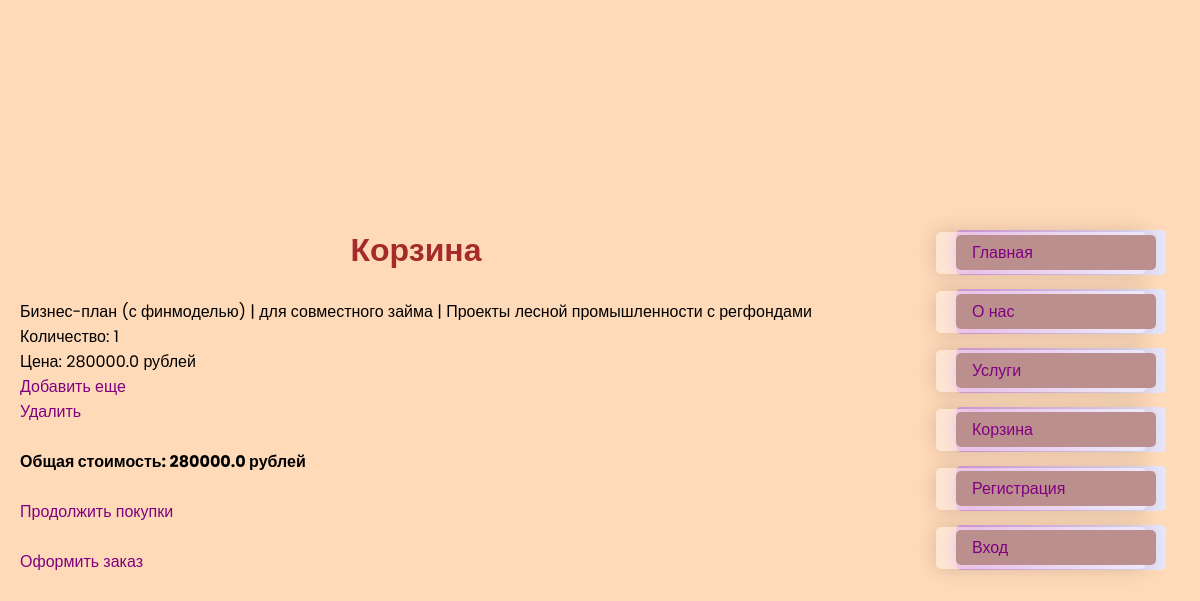
The app's page /cart/ (signed in) with its own data.
### financial_analyst/models.py (models this page shows, shortened)
class CartItem(models.Model):
    service = models.ForeignKey(Service, on_delete=models.CASCADE)
    quantity = models.PositiveIntegerField(default=0)
    user = models.ForeignKey(User, on_delete=models.CASCADE)
    date_added = models.DateTimeField(auto_now_add=True)

class Service(models.Model):
    TYPES_CHOICES = [
        ('для регионального займа', 'для регионального займа'),
        ('для совместного займа', 'для совместного займа'),
    ]
    PROGRAMS_CHOICES = [
        ('Проекты развития с регфондами', 'Проекты развития с регфондами'),
        ('Комплектующие изделия с регфондами', 'Комплектующие изделия с регфондами'),
        ('Производительность труда с регфондами', 'Производительность труда с регфондами'),
        ('Проекты лесной промышленности с регфондами', 'Проекты лесной промышленности с регфондами'),
        ('Региональные проекты развития', 'Региональные проекты развития'),
    ]
    title = models.CharField(max_length=50, verbose_name='Услуга')
    type = models.CharField(max_length=100,choices=TYPES_CHOICES, verbose_name='Вид займа')
    program = models.CharField(max_length=100,choices=PROGRAMS_CHOICES, verbose_name='Программа займа')
    cost = models.DecimalField(max_digits=9, decimal_places=1, verbose_name='Цена услуги')
    class Meta:
        verbose_name = 'Услуга'
        verbose_name_plural = 'Услуги'

### financial_analyst/views.py (the view)
# urls.py: path('cart/', cart),
@login_required
def cart(request):
    cart_items = CartItem.objects.filter(user=request.user)
    total_cost = sum(item.service.cost * item.quantity for item in cart_items)
    context = {
        'cart_items': cart_items,
        'total_cost': total_cost
    }
    return render(request, 'cart.html', context)

### templates/cart.html (shortened to what this page needs)
<!DOCTYPE html>
<html lang="en">
{% extends 'base_for.html' %}
        {% block content %}
        <h1>Корзина</h1>
        <br>
            {% for item in cart_items %}
                <p>{{ item.service.title }} | {{ item.service.type }} | {{ item.service.program }}</p>
                <p>Количество: {{item.quantity}}</p>
                <p>Цена: {{ item.service.cost }} рублей</p>
                <a href='{% url "add_yet" item.id %}' style="text-decoration: none;" >Добавить еще</a><br>
                <a href='{% url "remove" item.id %}' style="text-decoration: none;" >Удалить</a><br><br>
            {% empty %}
                <h2><strong><em>Пополните корзину новыми покупками!</em></strong></h2>
                <br>
            {% endfor %}
        <p><b>Общая стоимость: {{total_cost}} рублей</b></p>
        <br>
        <a href="/services" style="text-decoration: none;">Продолжить покупки</a><br><br>
        <a href="https://t.me/karasevaad" style="text-decoration: none;">Оформить заказ</a>
        {% endblock %}
        {% block menu %}
        {{ block.super }}
        {% endblock %}

### static/style2.css (style rules this page uses)
* { font-family: "Poppins", sans-serif; }
body { background-color: #FFDAB9; font-size: 100%; }
h1 { color: #A52A2A; text-align: center; }

### static/style1.css (style rules this page uses)
* { margin:0; box-sizing: border-box; font-family: "Poppins", sans-serif; }
body { background-color: #FFDAB9; display: flex; justify-content: center; align-items: center; height: 100vh; }

### templates/main_page.html (style rules this page uses)
a:link { color: #800080 }

### records on screen
CartItem: service "Бизнес-план (с финмоделью)", service.type "для совместного займа", service.program "Проекты лесной промышленности с регфондами", quantity "1", service.cost "280000.0"

### other values on screen
{{ total_cost }} "280000.0"
